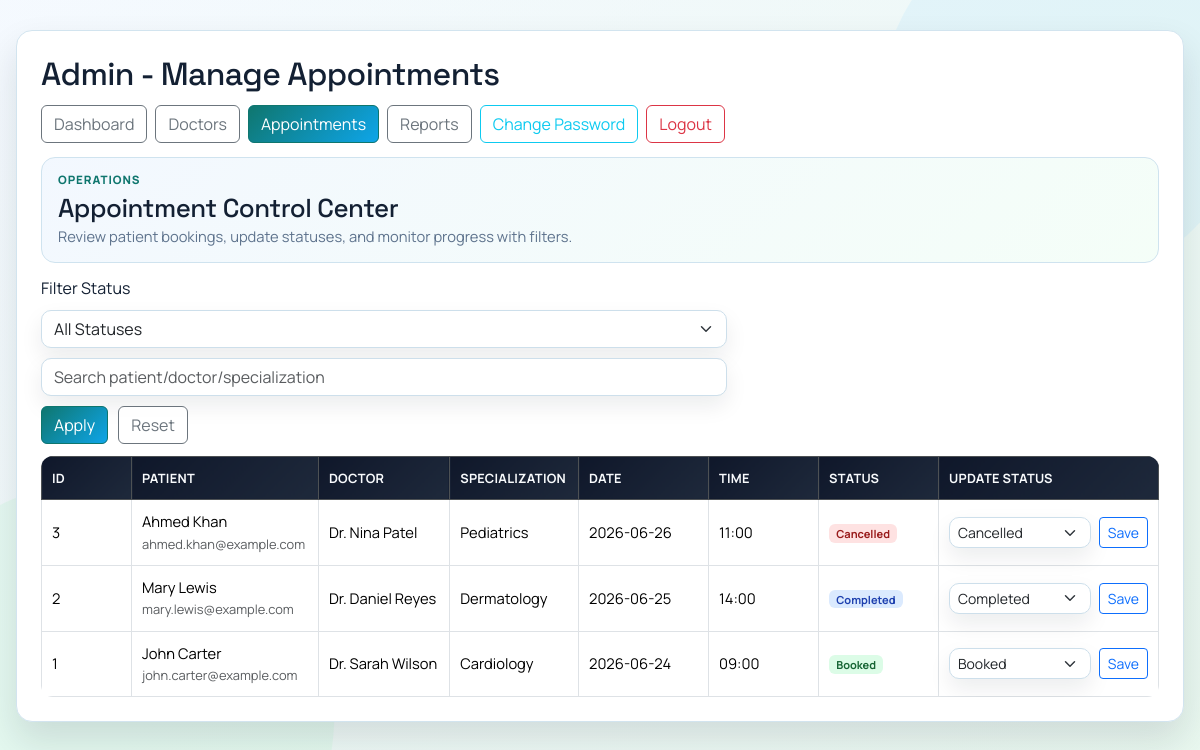
The page /admin_appointments.php (signed in) on the database its author committed.
### tables this page shows
CREATE TABLE Appointment (
    appointment_id INT AUTO_INCREMENT PRIMARY KEY,
    patient_id INT NOT NULL,
    schedule_id INT NOT NULL,
    appointment_date DATE NOT NULL,
    status ENUM('Booked', 'Cancelled', 'Completed') NOT NULL DEFAULT 'Booked',
    CONSTRAINT fk_appointment_patient
        FOREIGN KEY (patient_id)
        REFERENCES Patient(patient_id)
        ON UPDATE CASCADE
        ON DELETE CASCADE,
    CONSTRAINT fk_appointment_schedule
        FOREIGN KEY (schedule_id)
        REFERENCES Schedule(schedule_id)
        ON UPDATE CASCADE
        ON DELETE CASCADE,
    CONSTRAINT uq_patient_schedule
        UNIQUE (patient_id, schedule_id)
);

CREATE TABLE Patient (
    patient_id INT AUTO_INCREMENT PRIMARY KEY,
    fullname VARCHAR(100) NOT NULL,
    email VARCHAR(100) NOT NULL UNIQUE,
    phone VARCHAR(20) NOT NULL,
    password VARCHAR(255) NOT NULL
);

CREATE TABLE Doctor (
    doctor_id INT AUTO_INCREMENT PRIMARY KEY,
    fullname VARCHAR(100) NOT NULL,
    specialization VARCHAR(100) NOT NULL,
    email VARCHAR(100) NOT NULL UNIQUE
);

CREATE TABLE Schedule (
    schedule_id INT AUTO_INCREMENT PRIMARY KEY,
    doctor_id INT NOT NULL,
    available_date DATE NOT NULL,
    available_time TIME NOT NULL,
    CONSTRAINT fk_schedule_doctor
        FOREIGN KEY (doctor_id)
        REFERENCES Doctor(doctor_id)
        ON UPDATE CASCADE
        ON DELETE CASCADE,
    CONSTRAINT uq_doctor_slot
        UNIQUE (doctor_id, available_date, available_time)
);

### admin_appointments.php (called while the page is built)
<?php
require_once __DIR__ . '/app/admin/admin_appointments.php';

### app/admin/admin_appointments.php (the view, shortened to what this page needs)
<?php
require_once __DIR__ . '/../../config.php';
$search = trim($_GET['q'] ?? '');
$currentPage = isset($_GET['page']) ? (int)$_GET['page'] : 1;
$perPage = 10;
$offset = ($currentPage - 1) * $perPage;
$types = '';
$params = [];
$whereClause = '';
$appointments = [];
$sql = "SELECT a.appointment_id, a.appointment_date, a.status,
               p.fullname AS patient_name, p.email AS patient_email,
               d.fullname AS doctor_name, d.specialization,
               s.available_date, s.available_time
        FROM Appointment a
        INNER JOIN Patient p ON p.patient_id = a.patient_id
        INNER JOIN Schedule s ON s.schedule_id = a.schedule_id
        INNER JOIN Doctor d ON d.doctor_id = s.doctor_id" . $whereClause .
        " ORDER BY a.appointment_date DESC, a.appointment_id DESC LIMIT ? OFFSET ?";
$stmt = mysqli_prepare($conn, $sql);
if ($stmt) {
    $queryTypes = $types . 'ii';
    $queryParams = $params;
    $queryParams[] = $perPage;
    $queryParams[] = $offset;
    mysqli_stmt_bind_param($stmt, $queryTypes, ...$queryParams);
    mysqli_stmt_execute($stmt);
    $result = mysqli_stmt_get_result($stmt);
    while ($row = mysqli_fetch_assoc($result)) {
        $appointments[] = $row;
    }
}
$searchValue = htmlspecialchars($search, ENT_QUOTES, 'UTF-8');
?>
<!DOCTYPE html>
<html lang="en">
<head>
    <link href="https://cdn.jsdelivr.net/npm/bootstrap@5.3.3/dist/css/bootstrap.min.css" rel="stylesheet">
    <link rel="stylesheet" href="assets/css/refined-theme.css">
</head>
<body>
    <div class="page-wrap">
        <div class="panel">
            <div class="title-row">
                <h2 class="mb-0">Admin - Manage Appointments</h2>
                <?php
                    $adminActivePage = 'appointments';
                    require __DIR__ . '/../../includes/partials/admin_nav.php';
                ?>
            </div>
            <div class="section-hero">
                <p class="page-kicker">Operations</p>
                <h3 class="page-title">Appointment Control Center</h3>
                <p class="page-subtitle">Review patient bookings, update statuses, and monitor progress with filters.</p>
            </div>
            <div class="filter-row">
                <form method="GET" action="" class="filter-form">
                    <label for="status" class="form-label mb-0">Filter Status</label>
                    <select class="form-select" style="min-width: 180px;" id="status" name="status">
                        <option value="">All Statuses</option>
                    </select>
                    <input type="text" class="form-control" style="min-width: 240px;" name="q" value="<?php echo $searchValue; ?>" placeholder="Search patient/doctor/specialization">
                    <button type="submit" class="btn btn-primary">Apply</button>
                    <a href="admin_appointments.php" class="btn btn-outline-secondary">Reset</a>
                </form>
            </div>
            <div class="table-responsive">
                <table class="table table-bordered table-hover align-middle mb-0">
                    <thead class="table-dark">
                        <tr>
                            <th style="width:90px;">ID</th>
                            <th>Patient</th>
                            <th>Doctor</th>
                            <th>Specialization</th>
                            <th style="width:130px;">Date</th>
                            <th style="width:110px;">Time</th>
                            <th style="width:120px;">Status</th>
                            <th style="width:220px;">Update Status</th>
                        </tr>
                    </thead>
                    <tbody>
                        <?php if (!empty($appointments)): ?>
                            <?php foreach ($appointments as $appointment): ?>
                                <tr>
                                    <td><?php echo (int)$appointment['appointment_id']; ?></td>
                                    <td>
                                        <?php echo htmlspecialchars($appointment['patient_name'], ENT_QUOTES, 'UTF-8'); ?><br>
                                        <small class="text-muted"><?php echo htmlspecialchars($appointment['patient_email'], ENT_QUOTES, 'UTF-8'); ?></small>
                                    </td>
                                    <td><?php echo htmlspecialchars($appointment['doctor_name'], ENT_QUOTES, 'UTF-8'); ?></td>
                                    <td><?php echo htmlspecialchars($appointment['specialization'], ENT_QUOTES, 'UTF-8'); ?></td>
                                    <td><?php echo htmlspecialchars($appointment['available_date'], ENT_QUOTES, 'UTF-8'); ?></td>
                                    <td><?php echo htmlspecialchars(substr($appointment['available_time'], 0, 5), ENT_QUOTES, 'UTF-8'); ?></td>
                                    <td>
                                        <span class="badge <?php echo $appointment['status'] === 'Booked' ? 'text-bg-success' : ($appointment['status'] === 'Cancelled' ? 'text-bg-danger' : 'text-bg-primary'); ?>">
                                            <?php echo htmlspecialchars($appointment['status'], ENT_QUOTES, 'UTF-8'); ?>
                                        </span>
                                    </td>
                                    <td>
                                        <form method="POST" action="" class="d-flex gap-2">
                                            <select name="new_status" class="form-select form-select-sm" required>
                                                <option value="Booked" <?php echo $appointment['status'] === 'Booked' ? 'selected' : ''; ?>>Booked</option>
                                                <option value="Cancelled" <?php echo $appointment['status'] === 'Cancelled' ? 'selected' : ''; ?>>Cancelled</option>
                                                <option value="Completed" <?php echo $appointment['status'] === 'Completed' ? 'selected' : ''; ?>>Completed</option>
                                            </select>
                                            <button type="submit" class="btn btn-sm btn-outline-primary">Save</button>
                                        </form>
                                    </td>
                                </tr>
                            <?php endforeach; ?>
                        <?php endif; ?>
                    </tbody>
                </table>
            </div>
        </div>
    </div>
</body>
</html>

### includes/partials/admin_nav.php (shortened to what this page needs)
<?php
$adminActivePage = $adminActivePage ?? '';
$items = [
    ['key' => 'dashboard', 'label' => 'Dashboard', 'href' => 'admin_dashboard.php'],
    ['key' => 'doctors', 'label' => 'Doctors', 'href' => 'admin_doctors.php'],
    ['key' => 'appointments', 'label' => 'Appointments', 'href' => 'admin_appointments.php'],
    ['key' => 'reports', 'label' => 'Reports', 'href' => 'admin_reports.php'],
    ['key' => 'password', 'label' => 'Change Password', 'href' => 'admin_change_password.php'],
];
echo '<div class="d-flex gap-2 flex-wrap">';
foreach ($items as $item) {
    $btnClass = $adminActivePage === $item['key'] ? 'btn btn-primary' : 'btn btn-outline-secondary';
    if ($item['key'] === 'password' && $adminActivePage !== $item['key']) {
        $btnClass = 'btn btn-outline-info';
    }
    echo '<a class="' . $btnClass . '" href="' . htmlspecialchars($item['href'], ENT_QUOTES, 'UTF-8') . '">' . htmlspecialchars($item['label'], ENT_QUOTES, 'UTF-8') . '</a>';
}
echo '<form method="POST" action="admin_login.php" class="d-inline m-0">';
echo '<button type="submit" class="btn btn-outline-danger">Logout</button>';
echo '</form>';
echo '</div>';

### assets/css/refined-theme.css (style rules this page uses)
:root { --ui-bg-a: #f5fbff; --ui-bg-b: #e9f9f0; --ui-surface: #ffffff; --ui-surface-2: #f8fbff; --ui-border: #d2e4ef; --ui-text: #132033; --ui-muted: #5e738d; --ui-accent: #0f766e; --ui-accent-2: #0ea5e9; --ui-danger: #dc2626; --ui-success: #16a34a; --ui-shadow: 0 18px 36px rgba(15, 23, 42, 0.12); --ui-shadow-soft: 0 10px 22px rgba(15, 23, 42, 0.08); }
* { font-family: 'Manrope', 'Segoe UI', Tahoma, Geneva, Verdana, sans-serif; }
body { margin: 0; line-height: 1.45; background: radial-gradient(circle at 0% 0%, #e0f2fe 0%, transparent 35%), radial-gradient(circle at 100% 100%, #dcfce7 0%, transparent 40%), linear-gradient(140deg, var(--ui-bg-a), var(--ui-bg-b)); color: var(--ui-text); }
.section-hero { border: 1px solid #cfe3ef; border-radius: 14px; padding: 14px 16px; background: linear-gradient(140deg, rgba(219, 234, 254, 0.34), rgba(220, 252, 231, 0.3)); margin-bottom: 14px; }
.page-kicker { margin: 0; text-transform: uppercase; letter-spacing: 0.08em; font-size: 0.72rem; font-weight: 800; color: #0f766e; }
.page-title { margin: 4px 0 2px; font-size: clamp(1.28rem, 2.2vw, 1.62rem); }
.page-subtitle { margin: 0; color: var(--ui-muted); font-size: 0.92rem; }
h1, h2, h3, h4, h5, h6 { font-family: 'Space Grotesk', 'Manrope', 'Segoe UI', sans-serif; letter-spacing: -0.02em; }
.page-wrap, .container, .shell { position: relative; z-index: 1; }
.panel, .card, .topbar, .welcome, .doctor-card, .login-card { border: 1px solid var(--ui-border) !important; box-shadow: var(--ui-shadow) !important; backdrop-filter: blur(3px); background: linear-gradient(180deg, rgba(255, 255, 255, 0.98), rgba(255, 255, 255, 0.94)); }
.panel, .card, .topbar, .welcome { border-radius: 16px !important; }
.btn, button, .menu a, .nav a, .link-button { transition: transform 0.16s ease, box-shadow 0.16s ease, background 0.2s ease, color 0.2s ease, border-color 0.2s ease; }
.table, table { border-radius: 12px; overflow: hidden; }
thead th, th { background: linear-gradient(135deg, #0f172a, #1e293b) !important; color: #f8fafc !important; padding: 12px 10px !important; font-size: 0.8rem; letter-spacing: 0.02em; text-transform: uppercase; }
tbody td { padding: 11px 10px !important; font-size: 0.92rem; }
tbody tr:nth-child(even) { background: rgba(248, 250, 252, 0.7); }
input, select, textarea, .form-control, .form-select { border-radius: 10px !important; border-color: #cddfeb !important; box-shadow: var(--ui-shadow-soft); }
.btn-primary, .btn-success { background-image: linear-gradient(135deg, #0f766e, #0ea5e9); border-color: #0f766e; }
.btn-outline-secondary, .btn-outline-primary, .btn-outline-danger, .btn-outline-info { background: rgba(255, 255, 255, 0.85); }
.badge.text-bg-success { background: #dcfce7 !important; color: #166534 !important; }
.badge.text-bg-danger { background: #fee2e2 !important; color: #991b1b !important; }
.badge.text-bg-primary { background: #dbeafe !important; color: #1e40af !important; }
.panel, .card, .doctor-card, .kpi, .chart-box, .topbar, .welcome { animation: riseIn 340ms ease-out; }
.page-wrap > .panel:nth-child(1), .container > .panel:nth-child(1), .shell > .hero:nth-child(1) { animation-delay: 0ms; }
.page-wrap > .panel, .container > .panel, .shell > .hero, .shell > .portal-grid { animation-fill-mode: both; }

### app/admin/admin_appointments.php (style rules this page uses)
body { background: linear-gradient(135deg, rgba(243, 248, 255, 0.56), rgba(231, 248, 238, 0.56)), url('assets/images/admin-workspace-bg.svg') center/cover no-repeat fixed, linear-gradient(135deg, #f3f8ff, #e7f8ee); background-blend-mode: normal; min-height: 100vh; }
.page-wrap { max-width: 1240px; margin: 30px auto; padding: 0 16px; }
.panel { background: #fff; border-radius: 14px; box-shadow: 0 12px 30px rgba(0,0,0,0.08); padding: 24px; }
.title-row { display:flex; justify-content:space-between; align-items:center; gap:12px; margin-bottom:14px; flex-wrap:wrap; }
.filter-row { display:flex; justify-content:space-between; align-items:center; gap:12px; flex-wrap:wrap; margin-bottom:12px; }
.filter-form { display:flex; gap:10px; align-items:center; flex-wrap:wrap; }

### rows shown on the page
appointment: appointment_id "3", patient.fullname "Ahmed Khan", patient.email "ahmed.khan@example.com", doctor.fullname "Dr. Nina Patel", doctor.specialization "Pediatrics", schedule.available_date "2026-06-26", schedule.available_time "11:00", status "Cancelled", new_status "Cancelled"
appointment: appointment_id "2", patient.fullname "Mary Lewis", patient.email "mary.lewis@example.com", doctor.fullname "Dr. Daniel Reyes", doctor.specialization "Dermatology", schedule.available_date "2026-06-25", schedule.available_time "14:00", status "Completed", new_status "Completed"
appointment: appointment_id "1", patient.fullname "John Carter", patient.email "john.carter@example.com", doctor.fullname "Dr. Sarah Wilson", doctor.specialization "Cardiology", schedule.available_date "2026-06-24", schedule.available_time "09:00", status "Booked", new_status "Booked"

### other values the page prints
$item['label'] "Dashboard"
$item['label'] "Doctors"
$item['label'] "Appointments"
$item['label'] "Reports"
$item['label'] "Change Password"
